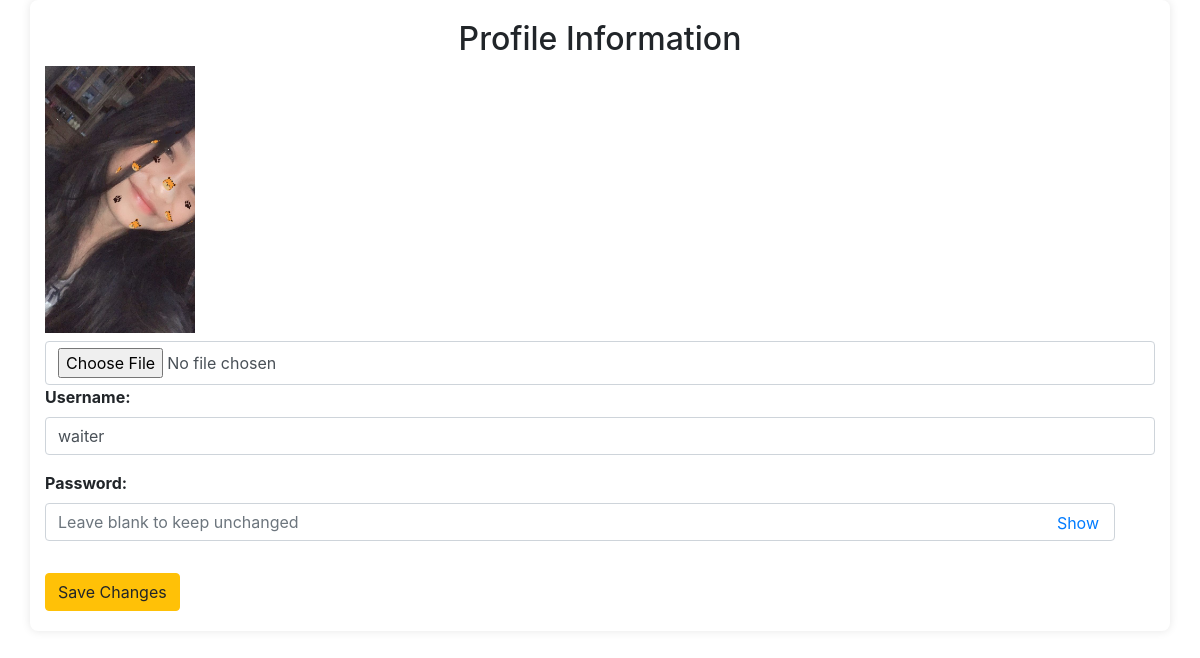
Screenshot of /profile_waiter.php (signed in) with the database file from the repository.
### tables this page shows
CREATE TABLE IF NOT EXISTS `users` (
  `id` varchar(10) NOT NULL,
  `username` varchar(50) NOT NULL,
  `password` varchar(255) NOT NULL,
  `role` enum('chef','waiter','cashier','admin','manager') NOT NULL,
  `picture` varchar(100) NOT NULL,
  PRIMARY KEY (`id`),
  UNIQUE KEY `username` (`username`)
);

### profile_waiter.php (the view, shortened to what this page needs)
<?php
include 'db_connect.php';
$userId = $_SESSION['user_id'];
$sql = "SELECT id, username, role, picture, password FROM users WHERE id = ?";
$stmt = $conn->prepare($sql);
$stmt->bind_param("s", $userId);
$stmt->execute();
$result = $stmt->get_result();
if ($result->num_rows > 0) {
    $row = $result->fetch_assoc();
    $username = $row['username'];
    $picture = $row['picture'];
} else {
    echo "User not found.";
    exit();
}
?>
<!DOCTYPE html>
<html lang="en">
<head>
    <link rel="stylesheet" href="style/manage.css">
    <link rel="stylesheet" href="https://maxcdn.bootstrapcdn.com/bootstrap/4.0.0/css/bootstrap.min.css">
</head>
<body>
    <div class="container">
        <div class="profile-container">
            <h2>Profile Information</h2>
            <form action="profile_manajer.php" method="post" enctype="multipart/form-data">
                <div class="profile-picture">
                    <img src="<?php echo htmlspecialchars($picture); ?>" alt="Profile Picture" width="150">
                    <input type="file" name="picture" class="form-control mt-2">
                </div>
                <div class="profile-details">
                    <div class="form-group">
                        <label for="username"><strong>Username:</strong></label>
                        <input type="text" name="username" id="username" class="form-control" value="<?php echo htmlspecialchars($username); ?>" required>
                    </div>
                    <div class="form-group password-container">
                        <label for="password"><strong>Password:</strong></label>
                        <input type="password" name="password" id="password" class="form-control" placeholder="Leave blank to keep unchanged">
                        <button type="button" class="toggle-btn" id="togglePassword">Show</button>
                    </div>
                    <button type="submit" class="btn btn-warning mt-3">Save Changes</button>
                </div>
            </form>
        </div>
    </div>
</body>
</html>

### style/manage.css (style rules this page uses)
body, h2, h3, p { margin: 0; padding: 0; }
body { font-family: Arial, sans-serif; background-color: rgba(0, 0, 0, 0.3); color: #333; line-height: 1.6; }
.container { max-width: 800px; margin: auto; padding: 20px; background-color: #fff; border-radius: 8px; box-shadow: 0 0 10px rgba(0, 0, 0, 0.1); }
h2 { margin-bottom: 20px; color: #444; font-size: 24px; text-align: center; }

### profile_waiter.php (style rules this page uses)
.password-container { position: relative; }
.password-container input[type="password"] { width: calc(100% - 40px); padding-right: 40px; }
.password-container .toggle-btn { position: absolute; right: 50px; top: 75%; transform: translateY(-50%); border: none; background: none; cursor: pointer; color: #007bff; font-size: 1rem; }

### rows the page displays
users: picture (picture), username "waiter"
